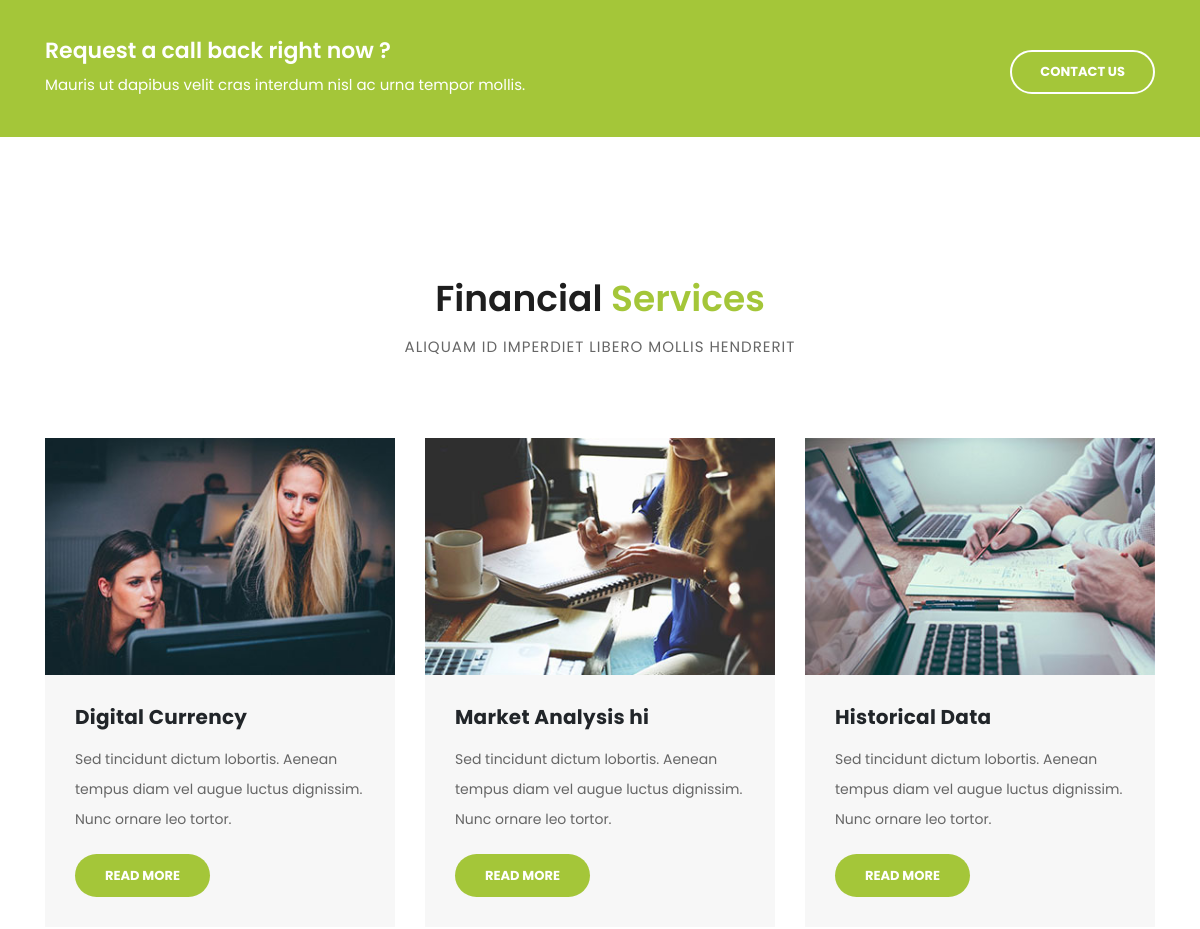
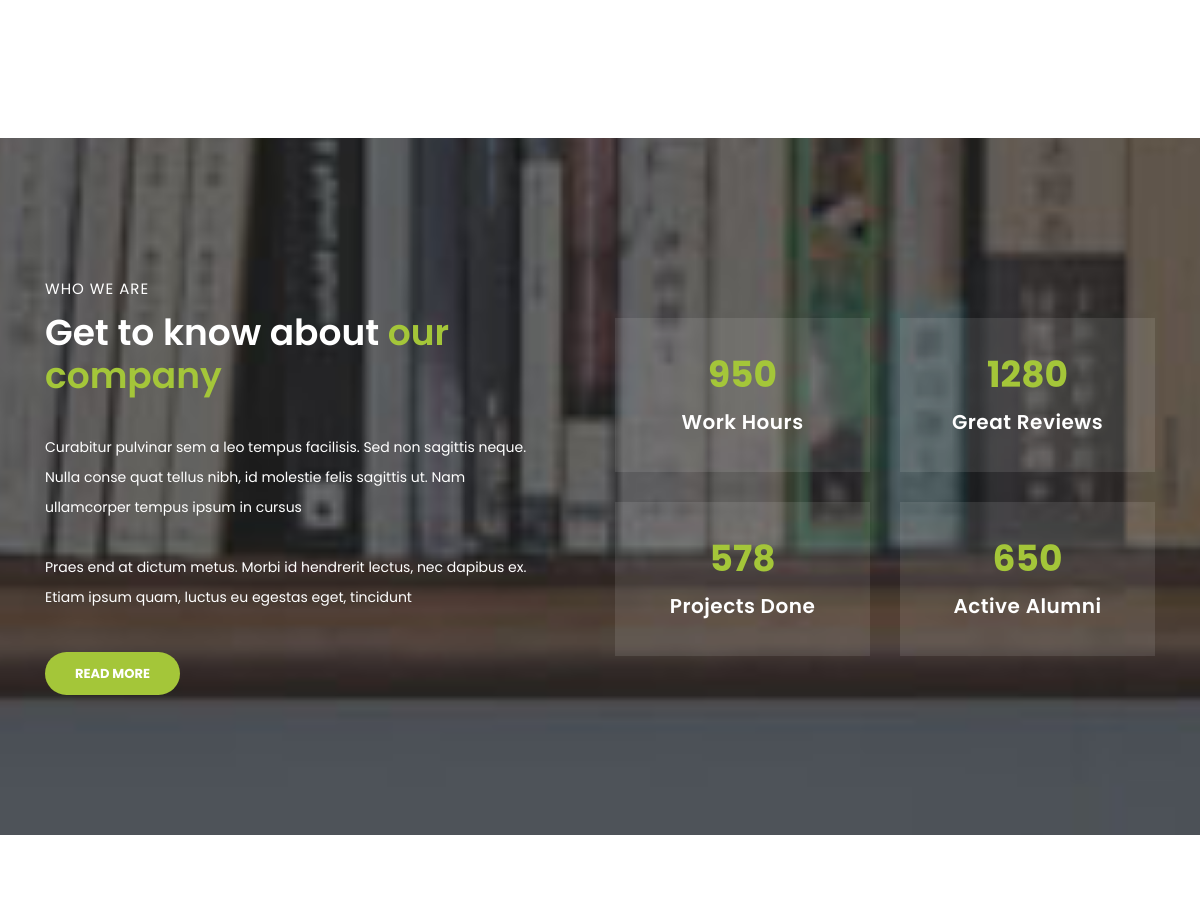
Before: / (middle part) with the older database file (2 pictures, top to bottom).
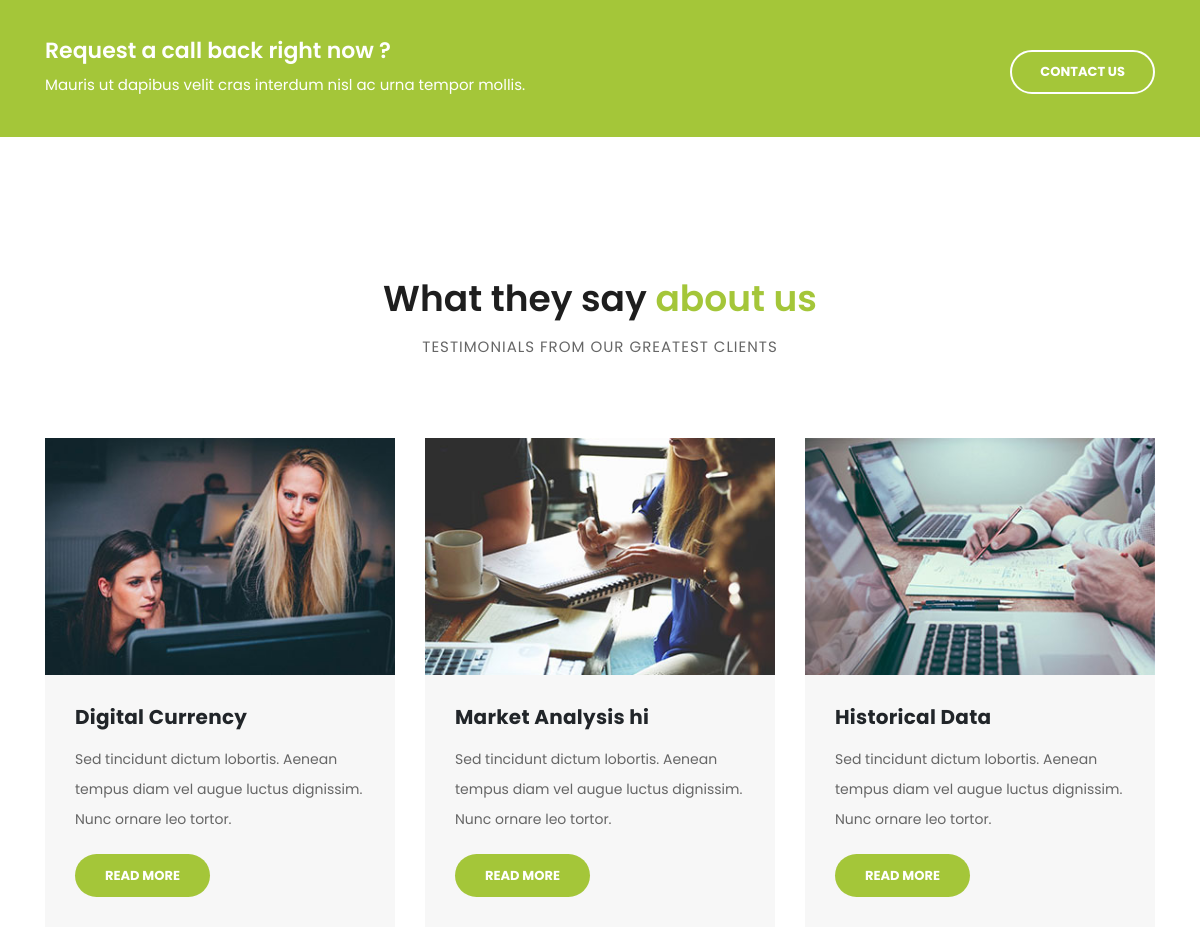
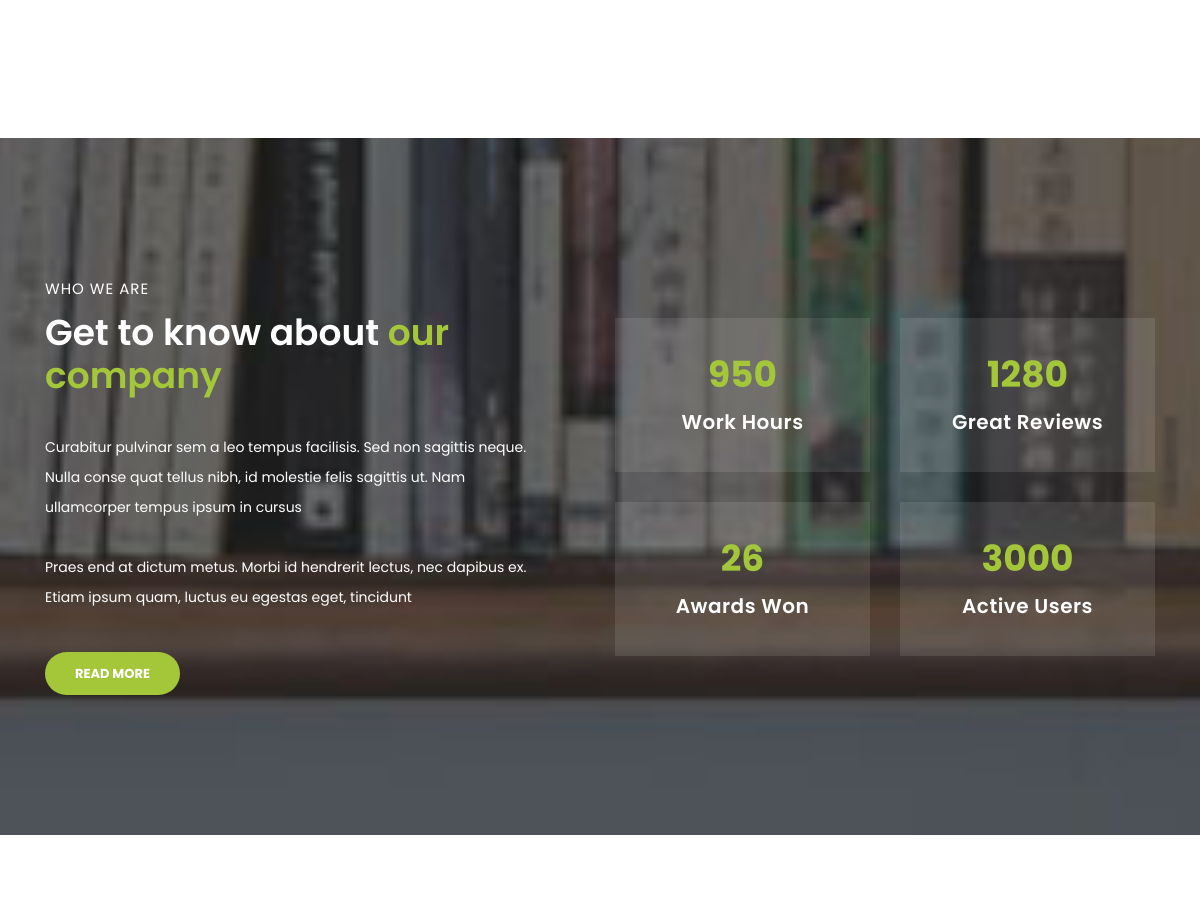
After: the same page with the newer database file (2 pictures, top to bottom).
### tables this page shows
CREATE TABLE `service_heads` (
  `id` int(11) NOT NULL,
  `black_head` varchar(100) NOT NULL,
  `green_head` varchar(100) NOT NULL,
  `service_sub_head` varchar(255) NOT NULL,
  `active_status` int(1) NOT NULL DEFAULT 0
);

CREATE TABLE `service_items` (
  `id` int(11) NOT NULL,
  `service_item_head` varchar(100) NOT NULL,
  `service_item_detail` text NOT NULL,
  `image_location` varchar(100) NOT NULL,
  `active_status` int(1) NOT NULL DEFAULT 0
);

CREATE TABLE `fun_facts` (
  `id` int(11) NOT NULL,
  `sub_head` varchar(100) NOT NULL,
  `white_head` varchar(100) NOT NULL,
  `green_head` varchar(100) NOT NULL,
  `paragraph_one` text NOT NULL,
  `paragraph_two` text NOT NULL,
  `active_status` int(1) NOT NULL DEFAULT 0,
  `image_location` varchar(100) NOT NULL
);

CREATE TABLE `fun_fact_counters` (
  `id` int(11) NOT NULL,
  `count_value` float NOT NULL,
  `count_head` varchar(100) NOT NULL,
  `active_status` int(1) NOT NULL DEFAULT 0
);

### db.php (called while the page is built, shortened)
<?php
function db_connect(){
    $db_host = "localhost";
    $db_user = "root";
    $db_pass = "";
    $db_name = "finance_business";
    return mysqli_connect($db_host, $db_user, $db_pass, $db_name);
}
?>

### index.php (the view, shortened to what this page needs)
<!DOCTYPE html>
<html lang="en">
  <head>
    <link href="frontend/vendor/bootstrap/css/bootstrap.min.css" rel="stylesheet">
    <link rel="stylesheet" href="frontend/assets/css/fontawesome.css">
    <link rel="stylesheet" href="frontend/assets/css/templatemo-finance-business.css">
    <link rel="stylesheet" href="frontend/assets/css/owl.css">
  </head>
  <body>
  <?php
    require_once 'db.php';
  ?>
    <div class="request-form">
      <div class="container">
        <div class="row">
          <div class="col-md-8">
            <h4>Request a call back right now ?</h4>
            <span>Mauris ut dapibus velit cras interdum nisl ac urna tempor mollis.</span>
          </div>
          <div class="col-md-4">
            <a href="contact.html" class="border-button">Contact Us</a>
          </div>
        </div>
      </div>
    </div>
    <div class="services">
      <div class="container">
        <div class="row">
          <div class="col-md-12">
            <?php
                $get_service_head_query = "SELECT * FROM service_heads WHERE active_status = '1'";
                $service_head_from_db = mysqli_query(db_connect(), $get_service_head_query);
            ?>
            <?php foreach ($service_head_from_db as $service_head) : ?>
              <div class="section-heading">
                <h2><?= $service_head['black_head'] ?> <em><?= $service_head['green_head'] ?></em></h2>
                <span><?= $service_head['service_sub_head'] ?></span>
              </div>
            <?php endforeach ?>
          </div>
          <?php
            $get_service_item_query = "SELECT * FROM service_items WHERE active_status = '1' ORDER BY id ASC LIMIT 3";
            $service_item_from_db = mysqli_query(db_connect(), $get_service_item_query);
            foreach ($service_item_from_db as $service_items) :
          ?>
          <div class="col-md-4">
            <div class="service-item">
              <img src="<?= $service_items['image_location'] ?>" alt="Service Item Image">
              <div class="down-content">
                <h4><?= $service_items['service_item_head'] ?></h4>
                <p><?= $service_items['service_item_detail'] ?></p>
                <a href="" class="filled-button">Read More</a>
              </div>
            </div>
          </div>
          <?php
            endforeach
          ?>
        </div>
      </div>
    </div>
    <?php
        $get_fun_facts_heading_query = "SELECT * FROM fun_facts WHERE active_status = 1";
        $from_fun_facts_heading = mysqli_query(db_connect(), $get_fun_facts_heading_query);
        foreach($from_fun_facts_heading as $fun_fact_head) :
    ?>
    <div class="fun-facts" style="background-image: url(<?= $fun_fact_head['image_location']?>);">
      <div class="container">
        <div class="row">
          <div class="col-md-6">
            <div class="left-content">
              <span><?= $fun_fact_head['sub_head'] ?></span>
              <h2><?= $fun_fact_head['white_head'] ?> <em><?= $fun_fact_head['green_head'] ?></em></h2>
              <p><?= $fun_fact_head['paragraph_one'] ?>
              <br><br><?= $fun_fact_head['paragraph_two'] ?></p>
              <a href="" class="filled-button">Read More</a>
              <?php endforeach ?>
            </div>
          </div>
          <div class="col-md-6 align-self-center">
            <div class="row">
              <?php
                $get_fun_fact_counter_query = "SELECT * FROM fun_fact_counters WHERE active_status = 1 LIMIT 4";
                $fun_fact_counter_from_db = mysqli_query(db_connect(), $get_fun_fact_counter_query);
                foreach ($fun_fact_counter_from_db as $counter) :
              ?>
              <div class="col-md-6">
                <div class="count-area-content">
                  <div class="count-digit"><?= $counter['count_value'] ?></div>
                  <div class="count-title"><?= $counter['count_head'] ?></div>
                </div>
              </div>
              <?php endforeach ?>
            </div>
          </div>
        </div>
      </div>
    </div>
  </body>
</html>

Changed rows visible on the page:
no longer on this page (row edited): service_heads: black_head "Financial", green_head "Services", service_sub_head "ALIQUAM ID IMPERDIET LIBERO MOLLIS HENDRERIT"
no longer on this page (row edited): fun_fact_counters: count_value "578", count_head "Projects Done"
no longer on this page (row edited): fun_fact_counters: count_value "650", count_head "Active Alumni"
now on this page (row edited): service_heads: black_head "What they say", green_head "about us", service_sub_head "TESTIMONIALS FROM OUR GREATEST CLIENTS"
now on this page (row edited): fun_fact_counters: count_value "26", count_head "Awards Won"
now on this page (row edited): fun_fact_counters: count_value "3000", count_head "Active Users"
